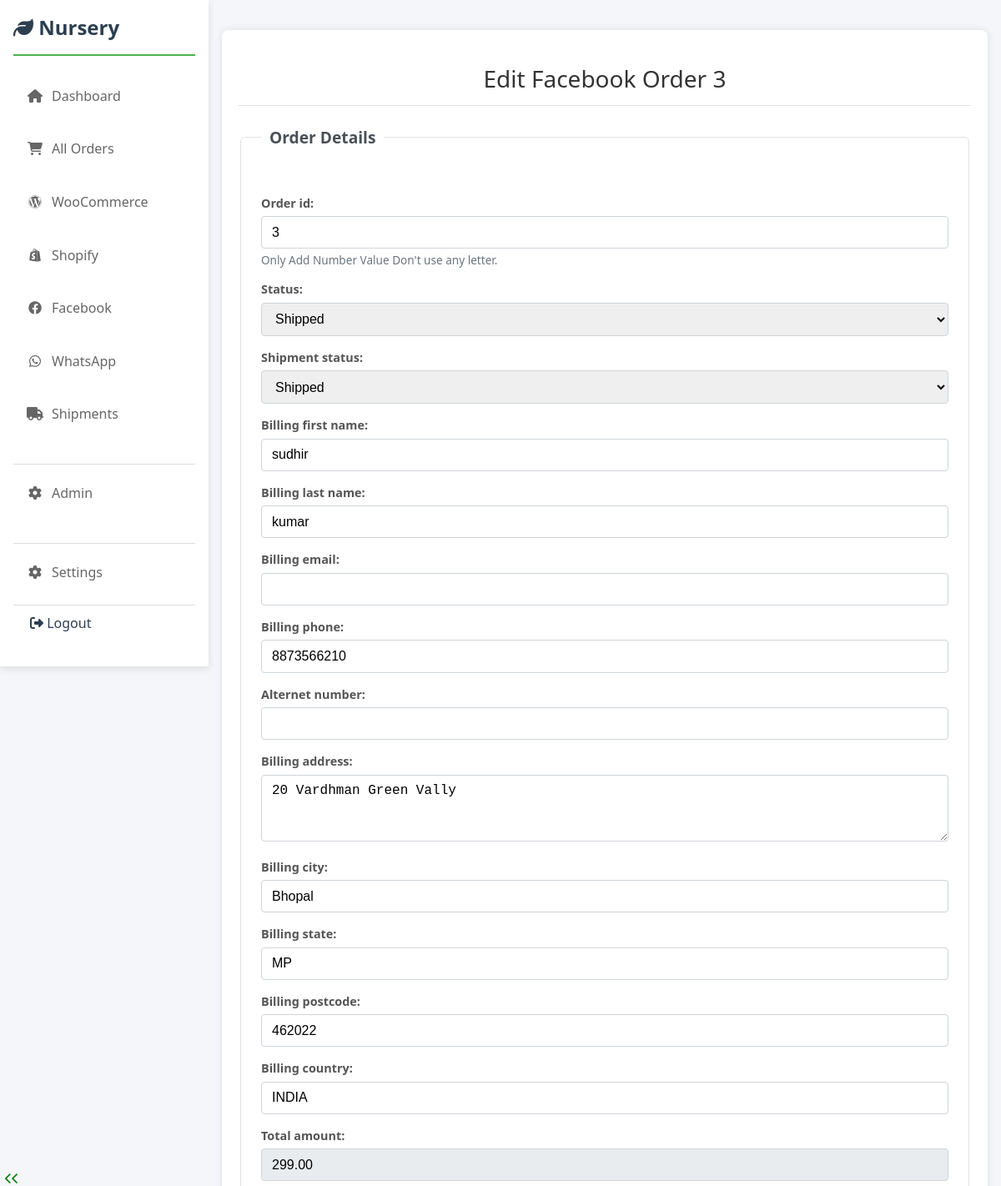
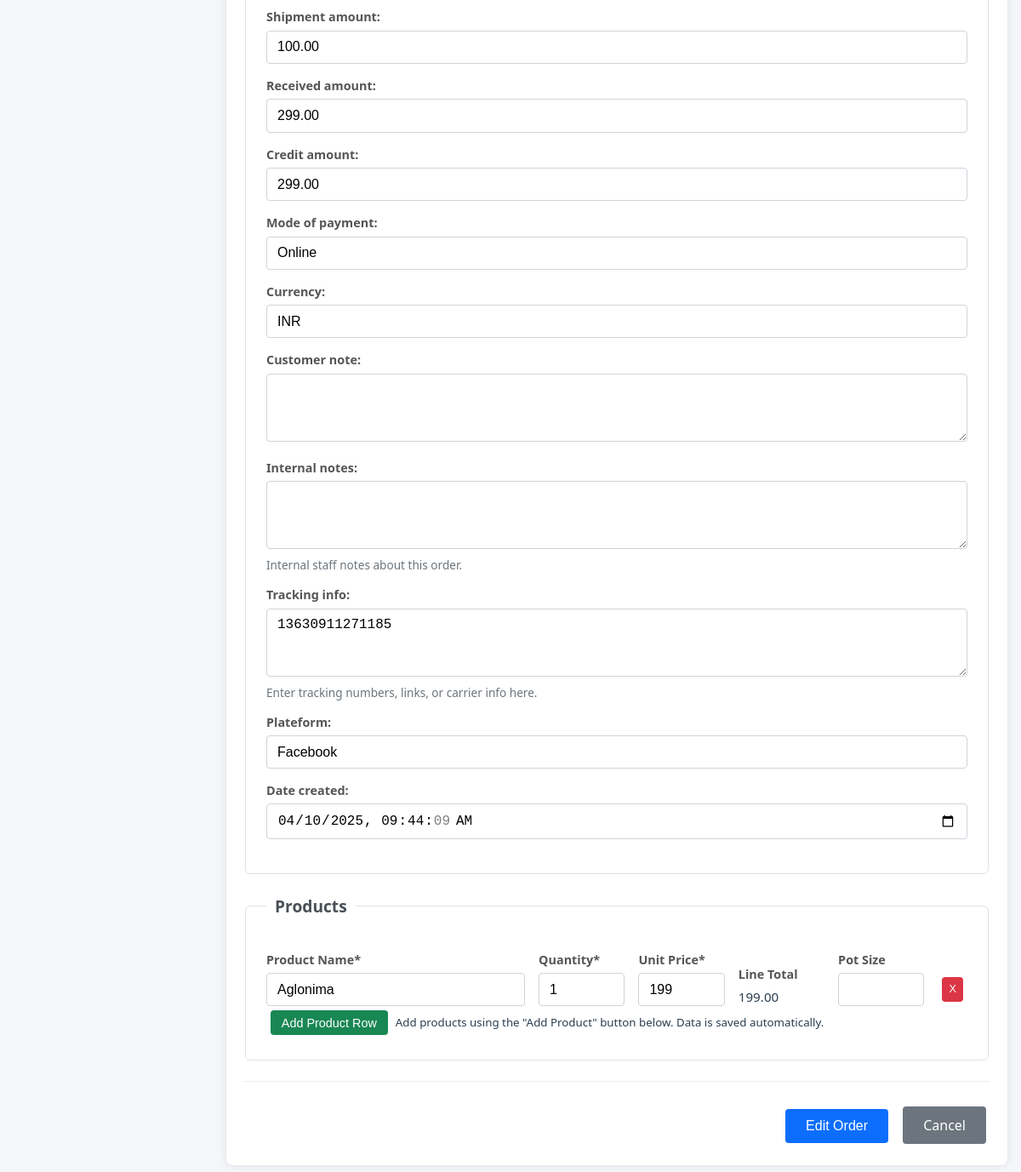
The page /facebook/orders/3/edit/ (signed in) on the database its author committed (2 pictures, top to bottom).
### facebook_app/models.py (models this page shows, shortened)
class Facebook_orders(models.Model):
    order_id = models.CharField(max_length=100, unique=True, db_index=True, help_text="Only Add Number Value Don't use any letter.")
    billing_email = models.EmailField(blank=True, null=True, db_index=True)
    billing_phone = models.CharField(max_length=50, blank=True, null=True)
    billing_first_name = models.CharField(max_length=100, blank=True, null=True)
    billing_last_name = models.CharField(max_length=100, blank=True, null=True)
    billing_company = models.CharField(max_length=200, blank=True, null=True)
    billing_address = models.TextField(blank=True, null=True)
    billing_city = models.CharField(max_length=100, blank=True, null=True)
    billing_state = models.CharField(max_length=100, blank=True, null=True)
    billing_postcode = models.CharField(max_length=20, blank=True, null=True)
    billing_country = models.CharField(default="INDIA", max_length=50, blank=True, null=True)
    date_created = models.DateTimeField(default=timezone.now)
    date_modified = models.DateTimeField(auto_now=True)
    currency = models.CharField(default="INR", max_length=10, blank=True, null=True)
    total_amount = models.DecimalField(max_digits=10, decimal_places=2, blank=True, null=True)
    customer_note = models.TextField(blank=True, null=True)
    mode_of_payment = models.CharField(max_length=50, blank=True, null=True)
    alternet_number = models.CharField(max_length=50, blank=True, null=True)
    received_amount = models.DecimalField(max_digits=10, decimal_places=2, blank=True, null=True)
    shipment_amount = models.DecimalField(max_digits=10, decimal_places=2, blank=True, null=True)
    credit_amount = models.DecimalField(max_digits=10, decimal_places=2, blank=True, null=True)
    plateform = models.CharField(default="Facebook", max_length=100, blank=True, null=True)
    status = models.CharField(
        max_length=50,
        choices=ORDER_STATUS_CHOICES,
        default='processing',
        blank=False, null=False,
        db_index=True
    )
    shipment_status = models.CharField(
        max_length=50,
        choices=SHIPMENT_STATUS_CHOICES,
        default='pending',
        blank=False, null=False,
        db_index=True
    )
    tracking_info = models.TextField(
        blank=True,
        help_text="Enter tracking numbers, links, or carrier info here."
    )
    internal_notes = models.TextField(
        blank=True,
        help_text="Internal staff notes about this order."
    )
    products_json = models.JSONField(
        default=default_empty_list,
        blank=True,
        help_text='Store product line items as a JSON list, e.g., [{"name": "Plant A", "qty": 2, "price": "150.00"}, ...]'
    )
    class Meta:
         verbose_name = "Facebook Order"
         verbose_name_plural = "Facebook Orders"
         ordering = ['-date_created']

### facebook_app/views.py (the view)
# urls.py: path('orders/<int:order_id>/edit/', facebook_order_edit_view, name='facebook_order_edit'),
@login_required
def facebook_order_edit_view(request, order_id):
    order_instance = get_object_or_404(Facebook_orders, order_id=order_id)
    if request.method == 'POST':
        form = FacebookOrderForm(request.POST, instance=order_instance)
        if form.is_valid():
            try:
                form.save()
                messages.success(request, f"Order {order_instance.order_id} updated successfully!")
                return redirect('facebook_index')
            except Exception as e:
                logger.exception(f"Error updating Facebook order {order_id}: {e}")
                messages.error(request, "Error updating order. Please check the data.")
        else:
             messages.error(request, "Please correct the errors below.")
    else:
        form = FacebookOrderForm(instance=order_instance)
    context = {
        'form': form,
        'order': order_instance,
        'page_title': f'Edit Facebook Order {order_instance.order_id}',
        'form_mode': 'Edit'
    }
    return render(request, 'facebook/order_form.html', context)

### templates/facebook/order_form.html (shortened to what this page needs)
{% extends 'base.html' %}
{% load static %}
{% block content %}
<div class="container order-form-container">
    <h1>{{ page_title }}</h1>
    <form method="post" id="order-form">
        <fieldset class="order-fieldset">
            <legend>Order Details</legend>
            {% for field in form %}
                {% if field.name != 'products_json' %}
                    <p>
                        {{ field.label_tag }}
                        {{ field }}
                        {% if field.help_text %}<small class="form-help-text">{{ field.help_text }}</small>{% endif %}
                    </p>
                {% endif %}
            {% endfor %}
        </fieldset>
        <fieldset class="product-fieldset">
            <legend>Products</legend>
            <div id="product-list">
            </div>
            <button type="button" id="add-product-form" class="btn btn-sm btn-success mt-2">Add Product Row</button>
             <small>{{ form.products_json.help_text }}</small>
        </fieldset>
        <div class="form-actions">
            <button type="submit" class="btn btn-primary">{{ form_mode }} Order</button>
            <a href="{% url 'facebook_index' %}" class="btn btn-secondary">Cancel</a>
        </div>
    </form>
</div>
{% endblock %}

### static/css/style.css (style rules this page uses)
:root { --primary-color: #2c3e50; --secondary-color: #34495e; --accent-color: #4CAF50; --text-color: #2c3e50; --sidebar-width: 250px; --transition-speed: 0.3s; --text-color-dark: #2c3e50; --text-color-light: #7f8c8d; --background-light: #ffffff; --background-medium: #f8f9fa; --background-dark: #ecf0f1; --border-color: #dee2e6; --border-radius: 6px; --shadow-soft: 0 4px 15px rgba(0, 0, 0, 0.07); --spacing-unit: 1rem; }
body { font-family: 'Segoe UI', Tahoma, Geneva, Verdana, sans-serif; display: flex; margin: 0; min-height: 100vh; overflow-x: hidden; background-color: #f5f6fa; color: var(--text-color); flex-direction: column; }
@media (min-width: 768px) { body { flex-direction: row; } }
.container { max-width: 95%; padding: 0 15px; margin: 20px auto; }
h1 { border-bottom: 1px solid var(--border-color); padding-bottom: 0.8rem; margin-bottom: 1.5rem; font-size: 1.75rem; font-weight: 500; }
.btn { text-decoration: none; padding: calc(var(--spacing-unit) * 0.75) calc(var(--spacing-unit) * 1.5); border-radius: var(--border-radius); display: inline-block; margin: 5px; font-weight: 500; transition: all 0.2s ease; border: none; cursor: pointer; font-size: 0.9rem; text-align: center; }
.btn-secondary { background-color: var(--text-color-light); color: white; }
.btn-primary { background-color: var(--secondary-color); color: white; }
.btn-sm { padding: 0.25rem 0.5rem; font-size: 0.8rem; border-radius: 0.2rem; }

### templates/facebook/order_form.html (style rules this page uses)
.order-form-container { max-width: 900px; margin: 20px auto; padding: 20px; background: #fff; box-shadow: 0 0 10px rgba(0,0,0,0.1); border-radius: 8px; }
.order-form-container h1 { text-align: center; margin-bottom: 1.5rem; color: #333; }
.order-fieldset, .product-fieldset { border: 1px solid #dee2e6; padding: 1.5rem; margin-bottom: 1.5rem; border-radius: 6px; }
.order-fieldset legend, .product-fieldset legend { font-weight: bold; font-size: 1.2rem; margin-bottom: 1rem; padding: 0 10px; color: #495057; }
#order-form p { margin-bottom: 1rem; }
#order-form label { display: block; margin-bottom: 0.4rem; font-size: 0.9rem; color: #555; font-weight: 600; }
#order-form input[type="text"], #order-form input[type="email"], #order-form input[type="number"], #order-form input[type="datetime-local"], #order-form select, #order-form textarea { width: 100%; padding: 0.6rem 0.75rem; border: 1px solid #ced4da; border-radius: 4px; font-size: 1rem; box-sizing: border-box; transition: border-color 0.2s ease, box-shadow 0.2s ease; }
#order-form textarea { min-height: 80px; }
#order-form .form-help-text { font-size: 0.85rem; color: #6c757d; display: block; margin-top: 0.25rem; }
.form-actions { text-align: right; margin-top: 1.5rem; border-top: 1px solid #eee; padding-top: 1.5rem; }
.btn { padding: 0.7rem 1.5rem; font-size: 1rem; border-radius: 4px; cursor: pointer; text-decoration: none; display: inline-block; border: none; }
.btn-primary { background-color: #0d6efd; color: white; }
.btn-secondary { background-color: #6c757d; color: white; margin-left: 0.5rem; }
.btn-success { background-color: #198754; color: white; }
.btn-sm { padding: 0.4rem 0.8rem; font-size: 0.9rem; }

### rows shown on the page
Facebook_orders: form "3" "Shipped" "Shipped" "sudhir" "kumar" "8873566210" "20 Vardhman Green Vally" "Bhopal" "MP" "462022" "INDIA" "299.00" "100.00" "299.00" "299.00" "Online" "INR" "13630911271185" "Facebook" "04/10/2025 09:44:09"

### other values the page prints
{{ page_title }} "Edit Facebook Order 3"
{{ field.label_tag }} "Order id:" "Status:" "Shipment status:" "Billing first name:" "Billing last name:" "Billing email:" "Billing phone:" "Alternet number:" "Billing address:" "Billing city:" "Billing state:" "Billing postcode:" "Billing country:" "Total amount:" "Shipment amount:" "Received amount:" "Credit amount:" "Mode of payment:" "Currency:" "Customer note:" "Internal notes:" "Tracking info:" "Plateform:" "Date created:"
{{ field.help_text }} "Only Add Number Value Don't use any letter." "Internal staff notes about this order." "Enter tracking numbers, links, or carrier info here."
